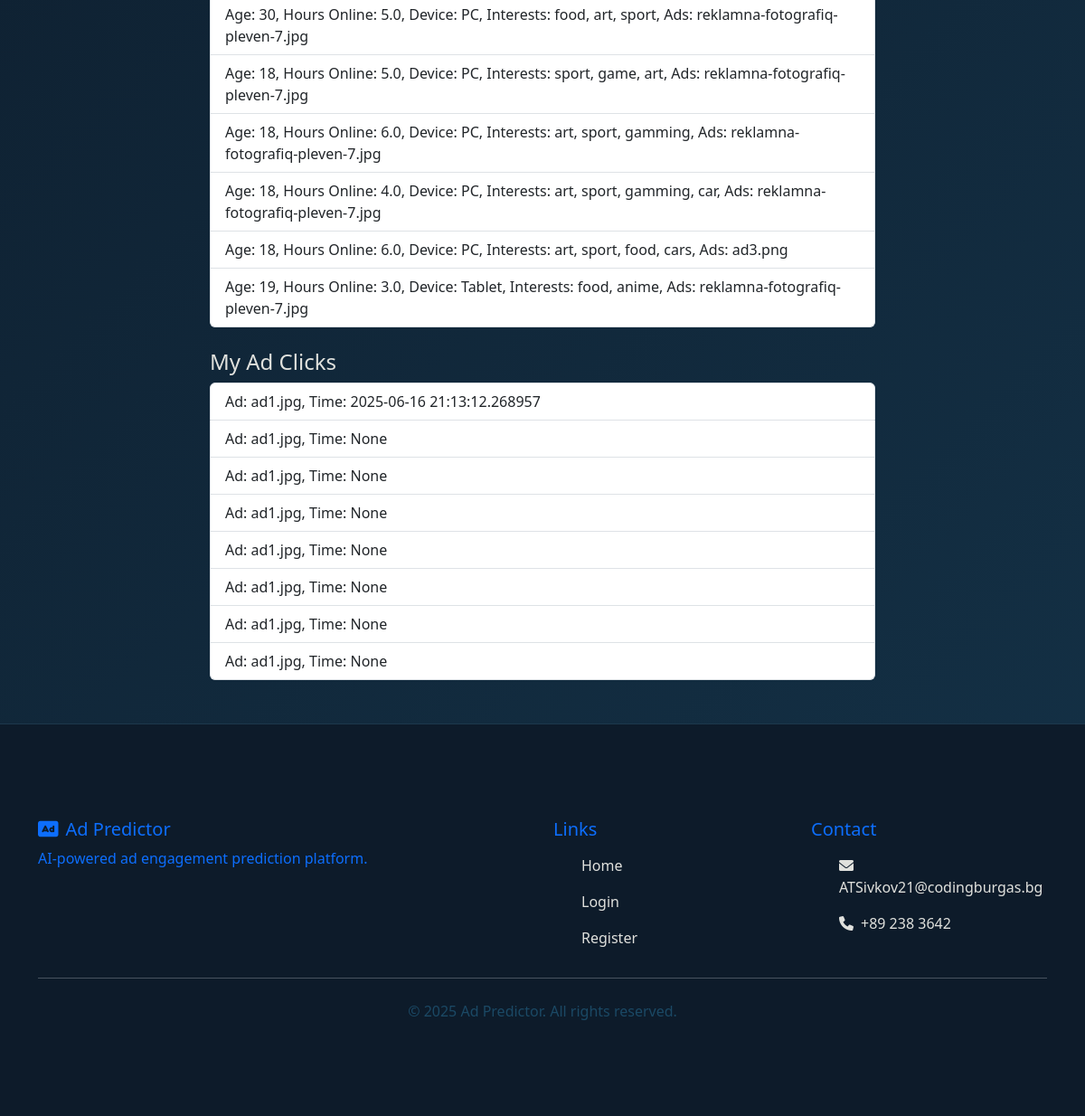
The app's page /profile (signed in, lower part), older data.
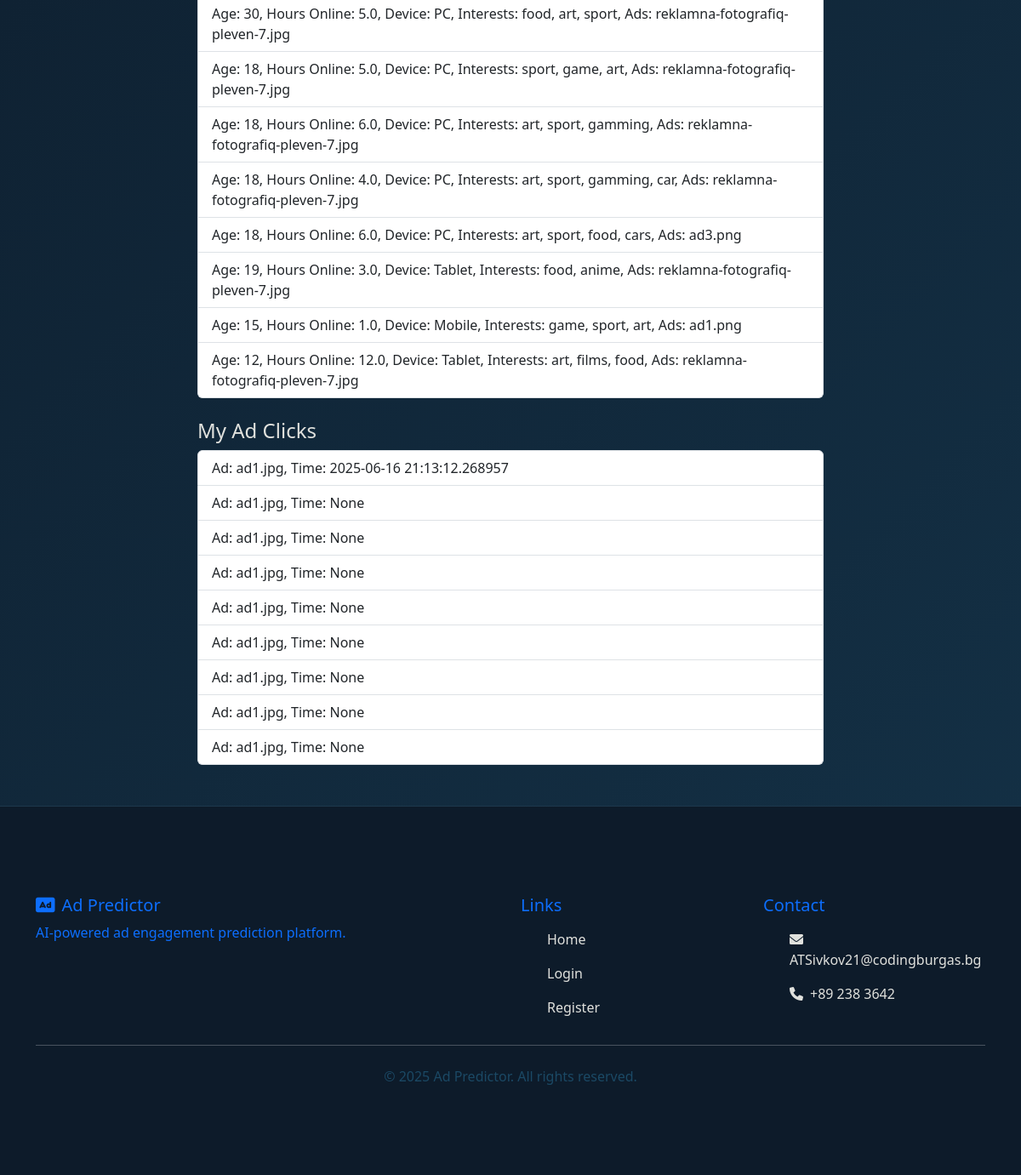
The same page, newer data.
### app/models.py (models this page shows)
class SurveyResponse(db.Model):
    id = db.Column(db.Integer, primary_key=True)  # Уникален ID на отговора
    age = db.Column(db.Integer)  # Възраст на потребителя
    daily_online_hours = db.Column(db.Float)  # Часове онлайн на ден
    device = db.Column(db.String(64))  # Използвано устройство (PC, Mobile и т.н.)
    interests = db.Column(db.String(256))  # Интереси (текст)
    selected_ads = db.Column(db.String(200), nullable=True)  # Избрани реклами (по избор)
    timestamp = db.Column(db.DateTime, default=datetime.utcnow)  # Време на попълване, по подразбиране текущо време
    user_id = db.Column(db.Integer, db.ForeignKey('user.id'))  # Външен ключ към потребителя, който е попълнил анкетата

class AdClick(db.Model):
    id = db.Column(db.Integer, primary_key=True)  # Уникален ID на кликването
    ad_name = db.Column(db.String(100), nullable=False)  # Име на рекламата, задължително поле
    clicked_at = db.Column(db.DateTime, server_default=db.func.now())  # Време на кликването, задава се автоматично
    user_id = db.Column(db.Integer, db.ForeignKey('user.id'))  # Външен ключ към потребителя, който е кликнал

### app/main/routes.py (the view, shortened to what this page needs)
@main_bp.route('/profile', methods=['GET', 'POST'])
@login_required
def profile():
    form = ProfileForm(obj=current_user)
    surveys = SurveyResponse.query.filter_by(user_id=current_user.id).all()
    ad_clicks = AdClick.query.filter_by(user_id=current_user.id).all()
    return render_template('main/profile.html', form=form, surveys=surveys, ad_clicks=ad_clicks)

### app/models.py (called while the page is built)
@login_manager.user_loader
def load_user(user_id):
    return User.query.get(int(user_id))  # Връща потребител с дадения ID от базата

### app/main/templates/main/profile.html (shortened to what this page needs)
{% extends 'layout.html' %}
{% block content %}
<div class="row justify-content-center fade-in-up">
  <div class="col-md-8">
    {% if surveys %}
      <ul class="list-group mb-4">
        {% for s in surveys %}
          <li class="list-group-item">
            Age: {{ s.age }}, Hours Online: {{ s.daily_online_hours }}, Device: {{ s.device }}, Interests: {{ s.interests }}, Ads: {{ s.selected_ads }}
          </li>
        {% endfor %}
      </ul>
    {% else %}
      <p>No survey responses yet.</p>
    {% endif %}
    <h4>My Ad Clicks</h4>
    {% if ad_clicks %}
      <ul class="list-group">
        {% for c in ad_clicks %}
          <li class="list-group-item">Ad: {{ c.ad_name }}, Time: {{ c.clicked_at }}</li>
        {% endfor %}
      </ul>
    {% else %}
      <p>No ad clicks yet.</p>
    {% endif %}
  </div>
</div>
{% endblock %}

### app/templates/layout.html (shortened to what this page needs)
<!DOCTYPE html>
<html lang="en">
<head>
  <link rel="stylesheet" href="{{ url_for('static', filename='css/style.css') }}">
  <link href="https://cdn.jsdelivr.net/npm/bootstrap@5.3.0/dist/css/bootstrap.min.css" rel="stylesheet">
  <link href="https://unpkg.com/aos@2.3.1/dist/aos.css" rel="stylesheet">
  <link rel="stylesheet" href="https://cdnjs.cloudflare.com/ajax/libs/animate.css/4.1.1/animate.min.css">
  <link rel="stylesheet" href="https://cdnjs.cloudflare.com/ajax/libs/font-awesome/6.0.0/css/all.min.css">
</head>
<body class="deep-blue-bg">
  <div class="particles-js" id="particles-js"></div>
  <div class="container py-5 mt-5">
    {% block content %}{% endblock %}
  </div>
  <footer class="footer bg-blue-dark text-light py-4">
    <div class="container">
      <div class="row">
        <div class="col-md-6">
          <h5 class="animate__animated animate__fadeIn" style="color: rgb(13, 110, 253);"><i class="fas fa-ad me-2" style="color: rgb(13, 110, 253);"></i>Ad Predictor</h5>
          <p class="animate__animated animate__fadeIn" style="color: rgb(13, 110, 253);">AI-powered ad engagement prediction platform.</p>
        </div>
        <div class="col-md-3">
          <h5 class="animate__animated animate__fadeIn" style="color: rgb(13, 110, 253);">Links</h5>
          <ul class="nav flex-column">
            <li class="nav-item animate__animated animate__fadeIn">
              <a class="nav-link" href="{{ url_for('main.index') }}">Home</a>
            </li>
            <li class="nav-item animate__animated animate__fadeIn">
              <a class="nav-link" href="{{ url_for('auth.login') }}">Login</a>
            </li>
            <li class="nav-item animate__animated animate__fadeIn">
              <a class="nav-link" href="{{ url_for('auth.register') }}">Register</a>
            </li>
          </ul>
        </div>
        <div class="col-md-3">
          <h5 class="animate__animated animate__fadeIn" style="color: rgb(13, 110, 253);">Contact</h5>
          <ul class="nav flex-column">
            <li class="nav-item animate__animated animate__fadeIn">
              <a class="nav-link" href="#"><i class="fas fa-envelope me-2"></i>ATSivkov21@codingburgas.bg</a>
            </li>
            <li class="nav-item animate__animated animate__fadeIn">
              <a class="nav-link" href="#"><i class="fas fa-phone me-2"></i>+89 238 3642</a>
            </li>
          </ul>
        </div>
      </div>
      <hr class="mt-4 mb-4">
      <div class="text-center animate__animated animate__fadeIn">
        <p class="mb-0" style="color: #1b4965;">&copy; 2025 Ad Predictor. All rights reserved.</p>
      </div>
    </div>
  </footer>
</body>
</html>

### static/css/style.css (style rules this page uses)
.deep-blue-bg { background: linear-gradient(135deg, #0d1b2a 0%, #1b4965 50%, #5fa8d3 100%); background-size: 400% 400%; animation: gradientFlow 15s ease infinite; font-family: 'Segoe UI', Tahoma, Geneva, Verdana, sans-serif; color: #e0e1dd; min-height: 100vh; position: relative; overflow-x: hidden; }
.bg-blue-dark { background-color: #0d1b2a !important; backdrop-filter: blur(10px); -webkit-backdrop-filter: blur(10px); }
.nav-link { color: #e0e1dd !important; margin-left: 15px; transition: all 0.3s; position: relative; }
.nav-link::after { content: ''; position: absolute; width: 0; height: 2px; bottom: 0; left: 0; background-color: #5fa8d3; transition: width 0.3s ease; }
#particles-js { position: fixed; width: 100%; height: 100%; top: 0; left: 0; z-index: -1; }
.container { padding-top: 80px; padding-bottom: 80px; position: relative; z-index: 1; }
.footer { background-color: rgba(13, 27, 42, 0.8); backdrop-filter: blur(10px); -webkit-backdrop-filter: blur(10px); border-top: 1px solid rgba(95, 168, 211, 0.2); }

Row changes from the older to the newer data that the page shows:
added SurveyResponse: age "15", daily_online_hours "1.0", device "Mobile", interests "game, sport, art", selected_ads "ad1.png"
added SurveyResponse: age "12", daily_online_hours "12.0", device "Tablet", interests "art, films, food", selected_ads "reklamna-fotografiq-pleven-7.jpg"
added AdClick: ad_name "ad1.jpg", clicked_at "None"
